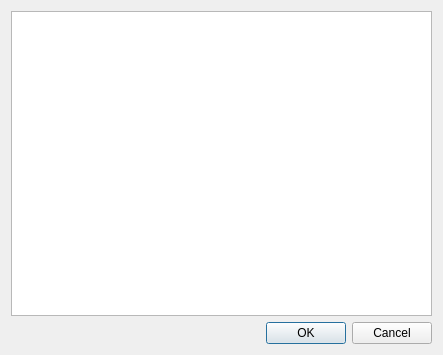
<?xml version="1.0" encoding="UTF-8"?>
<ui version="4.0">
 <class>FileBrowserDialog</class>
 <widget class="QDialog" name="FileBrowserDialog">
  <property name="geometry">
   <rect>
    <x>0</x>
    <y>0</y>
    <width>443</width>
    <height>355</height>
   </rect>
  </property>
  <property name="windowTitle">
   <string>File Browser</string>
  </property>
  <layout class="QGridLayout" name="gridLayout">
   <item row="0" column="0">
    <widget class="QTreeView" name="treeView">
     <property name="font">
      <font>
       <family>Monospace</family>
       <pointsize>9</pointsize>
      </font>
     </property>
    </widget>
   </item>
   <item row="1" column="0">
    <widget class="QDialogButtonBox" name="buttonBox">
     <property name="orientation">
      <enum>Qt::Horizontal</enum>
     </property>
     <property name="standardButtons">
      <set>QDialogButtonBox::Cancel|QDialogButtonBox::Ok</set>
     </property>
    </widget>
   </item>
  </layout>
 </widget>
 <resources/>
 <connections>
  <connection>
   <sender>buttonBox</sender>
   <signal>accepted()</signal>
   <receiver>FileBrowserDialog</receiver>
   <slot>accept()</slot>
   <hints>
    <hint type="sourcelabel">
     <x>248</x>
     <y>254</y>
    </hint>
    <hint type="destinationlabel">
     <x>157</x>
     <y>274</y>
    </hint>
   </hints>
  </connection>
  <connection>
   <sender>buttonBox</sender>
   <signal>rejected()</signal>
   <receiver>FileBrowserDialog</receiver>
   <slot>reject()</slot>
   <hints>
    <hint type="sourcelabel">
     <x>316</x>
     <y>260</y>
    </hint>
    <hint type="destinationlabel">
     <x>286</x>
     <y>274</y>
    </hint>
   </hints>
  </connection>
 </connections>
</ui>
